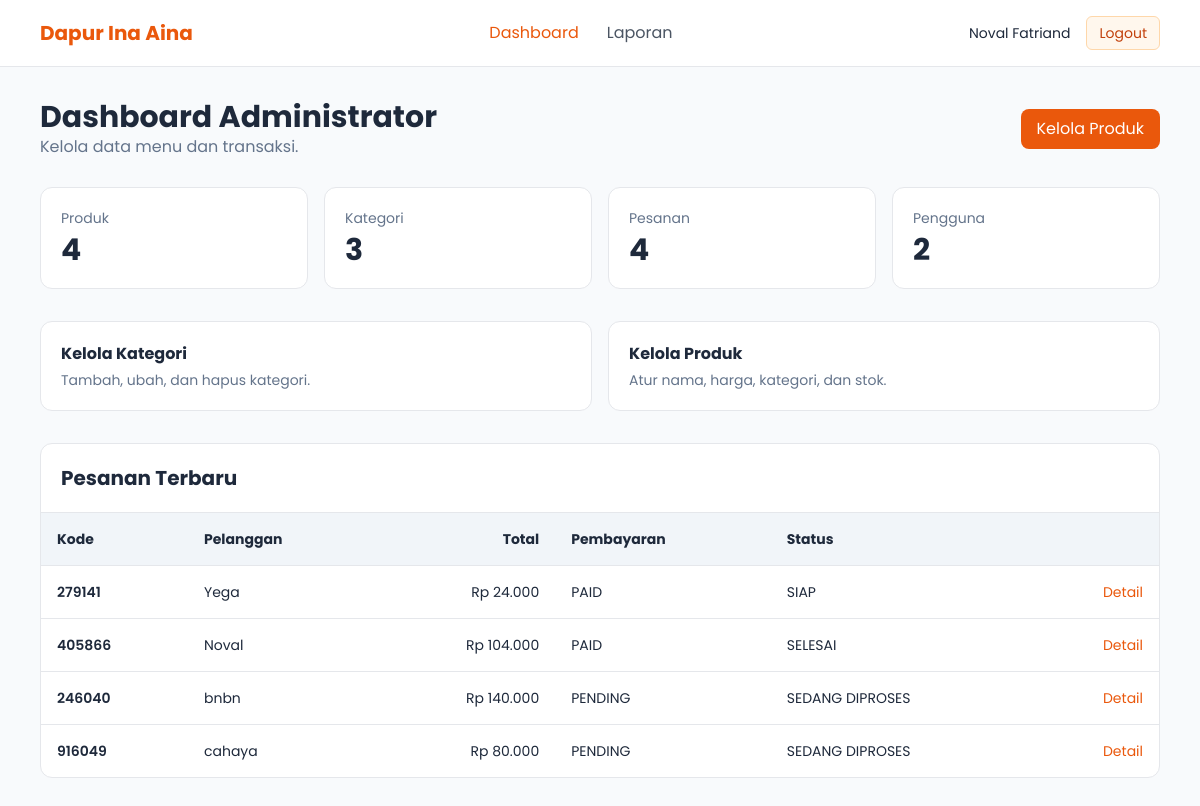
Screenshot of /admin/index.php (signed in) with the database file from the repository.
### tables this page shows
CREATE TABLE `pesanan` (
  `uuid_pesanan` char(36) NOT NULL DEFAULT (uuid()),
  `kode_pesanan` int NOT NULL,
  `nama_customer` varchar(50) NOT NULL,
  `telfon_customer` varchar(16) NOT NULL,
  `total` decimal(10,2) NOT NULL,
  `status_pembayaran` enum('PENDING','PAID') NOT NULL DEFAULT 'PENDING',
  `status_pesanan` enum('SEDANG DIPROSES','SIAP','SELESAI') NOT NULL DEFAULT 'SEDANG DIPROSES',
  `created_at` datetime DEFAULT CURRENT_TIMESTAMP,
  `paid_at` datetime DEFAULT NULL,
  `updated_at` datetime DEFAULT CURRENT_TIMESTAMP ON UPDATE CURRENT_TIMESTAMP
);

### admin/index.php (the view, shortened to what this page needs)
<?php
require_once "../config/database.php";
$counts = [];
foreach (["produk", "kategori", "pesanan", "users"] as $table) {
    $result = $connection->query("SELECT COUNT(*) AS jumlah FROM `$table`");
    $counts[$table] = (int)$result->fetch_assoc()["jumlah"];
}
$recentOrders = $connection->query(
    "SELECT kode_pesanan, nama_customer, total, status_pembayaran, status_pesanan, created_at
     FROM pesanan ORDER BY created_at DESC LIMIT 8"
);
?>
<?php $pageTitle = "Dashboard Administrator"; include "../includes/header.php"; ?>
<div class="flex justify-between items-center mb-7">
    <div>
        <h1 class="text-3xl font-bold">Dashboard Administrator</h1>
        <p class="text-slate-500">Kelola data menu dan transaksi.</p>
    </div>
    <a href="produk.php" class="bg-orange-600 text-white px-4 py-2 rounded-lg">Kelola Produk</a>
</div>
<div class="grid sm:grid-cols-2 lg:grid-cols-4 gap-4 mb-8">
    <?php foreach ([
        "produk" => "Produk",
        "kategori" => "Kategori",
        "pesanan" => "Pesanan",
        "users" => "Pengguna"
    ] as $key => $label): ?>
        <div class="bg-white border rounded-xl p-5">
            <div class="text-sm text-slate-500"><?= $label ?></div>
            <div class="text-3xl font-bold mt-1"><?= $counts[$key] ?></div>
        </div>
    <?php endforeach; ?>
</div>
<div class="grid md:grid-cols-2 gap-4 mb-8">
    <a href="kategori.php" class="bg-white border rounded-xl p-5 hover:border-orange-400 hover:shadow-md">
        <b>Kelola Kategori</b>
        <p class="text-sm text-slate-500 mt-1">Tambah, ubah, dan hapus kategori.</p>
    </a>
    <a href="produk.php" class="bg-white border rounded-xl p-5 hover:border-orange-400 hover:shadow-md">
        <b>Kelola Produk</b>
        <p class="text-sm text-slate-500 mt-1">Atur nama, harga, kategori, dan stok.</p>
    </a>
</div>
<div class="bg-white border rounded-xl overflow-hidden">
    <div class="p-5 border-b">
        <h2 class="font-bold text-xl">Pesanan Terbaru</h2>
    </div>
    <div class="overflow-x-auto">
        <table class="w-full text-sm">
            <thead class="bg-slate-100">
                <tr>
                    <th class="text-left p-4">Kode</th>
                    <th class="text-left p-4">Pelanggan</th>
                    <th class="text-right p-4">Total</th>
                    <th class="text-left p-4">Pembayaran</th>
                    <th class="text-left p-4">Status</th>
                    <th class="p-4"></th>
                </tr>
            </thead>
            <tbody>
            <?php while ($order = $recentOrders->fetch_assoc()): ?>
                <tr class="border-t">
                    <td class="p-4 font-semibold"><?= (int)$order["kode_pesanan"] ?></td>
                    <td class="p-4"><?= htmlspecialchars($order["nama_customer"]) ?></td>
                    <td class="p-4 text-right">Rp <?= number_format($order["total"], 0, ",", ".") ?></td>
                    <td class="p-4"><?= htmlspecialchars($order["status_pembayaran"]) ?></td>
                    <td class="p-4"><?= htmlspecialchars($order["status_pesanan"]) ?></td>
                    <td class="p-4 text-right"><a class="text-orange-600" href="pesanan.php?kode=<?= (int)$order["kode_pesanan"] ?>">Detail</a></td>
                </tr>
            <?php endwhile; ?>
            </tbody>
        </table>
    </div>
</div>
<?php include "../includes/footer.php"; ?>

### rows the page displays
pesanan: kode_pesanan "279141", nama_customer "Yega", total "24.000", status_pembayaran "PAID", status_pesanan "SIAP"
pesanan: kode_pesanan "405866", nama_customer "Noval", total "104.000", status_pembayaran "PAID", status_pesanan "SELESAI"
pesanan: kode_pesanan "246040", nama_customer "bnbn", total "140.000", status_pembayaran "PENDING", status_pesanan "SEDANG DIPROSES"
pesanan: kode_pesanan "916049", nama_customer "cahaya", total "80.000", status_pembayaran "PENDING", status_pesanan "SEDANG DIPROSES"

### other values shown
$_SESSION["user"]["nama"] "Noval Fatriand"
$label "Produk"
$counts[$key] "4"
$label "Kategori"
$counts[$key] "3"
$label "Pesanan"
$label "Pengguna"
$counts[$key] "2"
